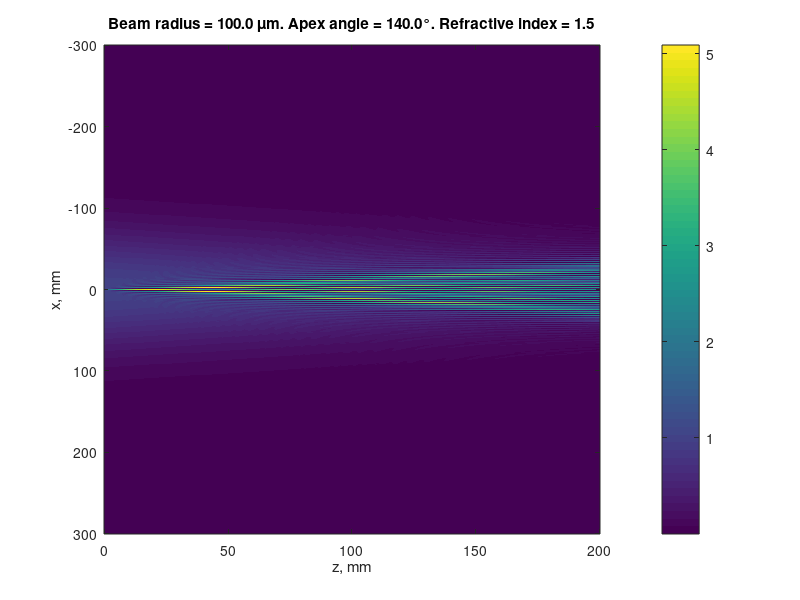

Source code (MATLAB):
clc
clear

%% User choices %%
lambda = 1; %% wavelength in um
N = 2^10; % number of points
Lz = 200; % z-limit of visualization in um
Lx = 600; % x-limit of visualization in um
r = 100; % radius of the beam in um
n0 = 1.5; % refractive index of the axicon
a = 140; % apex angle of the axicon in degrees
%%%%%

k0 = 2*pi/lambda; % wavenumber

dz = Lz / (N - 1);
dx = Lx / (N - 1);
dkx = 2 * pi / Lx;

z = 0:dz:Lz;
x = -Lx/2:dx:Lx/2;
kx = -pi/dx:dkx:pi/dx;

%% Axicon parameters %%
g = 90 - a / 2;
b = asind(n0 * cosd(a / 2)) + a / 2 - 90;
p = sind(b);
%%%%%

tau = exp(1i * k0 * p * abs(x)); % phase function of the axicon
E = exp(-x.^2 / r^2) .* tau; % Gaussian beam
% E = rect(x / (2 * r)) .* tau; % uniform beam

I = zeros(N, N); % resulting intensity
for n = 1:N
    E = exp(-1i * k0 * dz) .* ifft(fftshift(exp(-1i * sqrt(k0^2 - kx.^2) * dz) .* fftshift(fft(E))));
    I(n, :) = abs(E).^2;
end

imagesc(z, x, rot90(I));
title(sprintf("Beam radius = %.1f {\\mu}m. Apex angle = %.1f{\\deg}. Refractive index = %.1f", r, a, n0))
xlabel("z, mm")
ylabel("x, mm")
colorbar
%colormap(gray)
